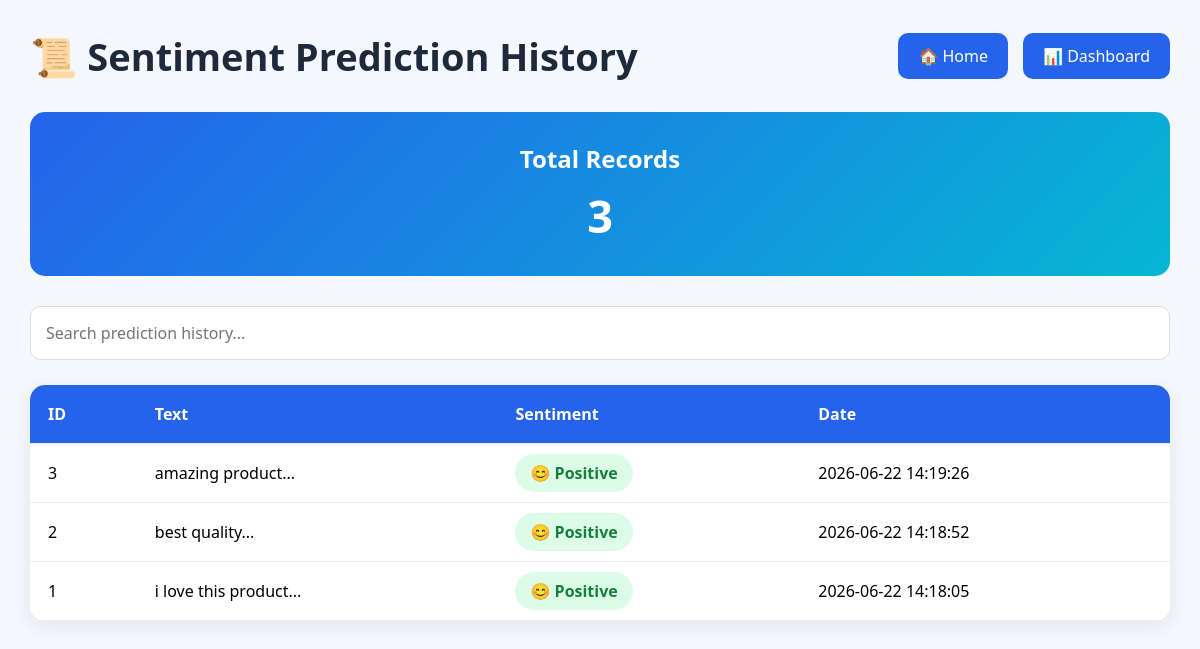
The app's page /history with its own data.
### tables this page shows
CREATE TABLE history(
    id INTEGER PRIMARY KEY AUTOINCREMENT,
    text TEXT NOT NULL,
    sentiment TEXT NOT NULL,
    created_at TIMESTAMP DEFAULT CURRENT_TIMESTAMP
);

### app.py (the view)
@app.route("/history")
def history():
    conn = sqlite3.connect("database/sentiment.db")
    cursor = conn.cursor()
    cursor.execute("""
        SELECT *
        FROM history
        ORDER BY id DESC
    """)
    records = cursor.fetchall()
    conn.close()
    return render_template(
        "history.html",
        history=records
    )

### templates/history.html (shortened to what this page needs)
<!DOCTYPE html>
<html lang="en">
<head>
    <link rel="stylesheet"
          href="{{ url_for('static', filename='history.css') }}">
</head>
<body>
    <div class="container">
        <div class="header">
            <h1>📜 Sentiment Prediction History</h1>
            <div class="buttons">
                <a href="/" class="btn">
                    🏠 Home
                </a>
                <a href="/dashboard" class="btn">
                    📊 Dashboard
                </a>
            </div>
        </div>
        <div class="summary-card">
            <h2>Total Records</h2>
            <h1>{{ history|length }}</h1>
        </div>
        <div class="search-box">
            <input
                type="text"
                id="searchInput"
                placeholder="Search prediction history...">
        </div>
        <div class="table-container">
            <table id="historyTable">
                <thead>
                    <tr>
                        <th>ID</th>
                        <th>Text</th>
                        <th>Sentiment</th>
                        <th>Date</th>
                    </tr>
                </thead>
                <tbody>
                    {% for row in history %}
                    <tr>
                        <td>{{ row[0] }}</td>
                        <td>
                            {{ row[1][:120] }}...
                        </td>
                        <td>
                            {% if row[2] == "positive" %}
                            <span class="positive">
                                😊 Positive
                            </span>
                            {% elif row[2] == "negative" %}
                            <span class="negative">
                                😞 Negative
                            </span>
                            {% else %}
                            <span class="neutral">
                                😐 Neutral
                            </span>
                            {% endif %}
                        </td>
                        <td>{{ row[3] }}</td>
                    </tr>
                    {% endfor %}
                </tbody>
            </table>
        </div>
    </div>
</body>
</html>

### static/history.css (style rules this page uses)
* { margin: 0; padding: 0; box-sizing: border-box; font-family: 'Segoe UI', sans-serif; }
body { background: #f4f7fc; padding: 30px; }
.container { max-width: 1400px; margin: auto; }
.header { display: flex; justify-content: space-between; align-items: center; flex-wrap: wrap; margin-bottom: 30px; }
.header h1 { color: #1e293b; font-size: 38px; }
.buttons { display: flex; gap: 15px; }
.btn { text-decoration: none; background: #2563eb; color: white; padding: 12px 20px; border-radius: 10px; transition: .3s; }
.summary-card { background: linear-gradient( 135deg, #2563eb, #06b6d4); color: white; padding: 30px; border-radius: 15px; text-align: center; margin-bottom: 30px; }
.summary-card h1 { margin-top: 10px; font-size: 45px; }
.search-box { margin-bottom: 25px; }
.search-box input { width: 100%; padding: 15px; border-radius: 10px; border: 1px solid #ddd; font-size: 16px; }
.table-container { background: white; border-radius: 15px; overflow: hidden; box-shadow: 0 5px 20px rgba(0, 0, 0, .08); }
table { width: 100%; border-collapse: collapse; }
thead { background: #2563eb; color: white; }
th, td { padding: 18px; text-align: left; border-bottom: 1px solid #eee; }
.positive { background: #dcfce7; color: #15803d; padding: 8px 15px; border-radius: 30px; font-weight: 600; }

### records on screen
history: id "3", text "amazing product", sentiment "😊 Positive", created_at "2026-06-22 14:19:26"
history: id "2", text "best quality", sentiment "😊 Positive", created_at "2026-06-22 14:18:52"
history: id "1", text "i love this product", sentiment "😊 Positive", created_at "2026-06-22 14:18:05"

### other values on screen
{{ history|length }} "3"
